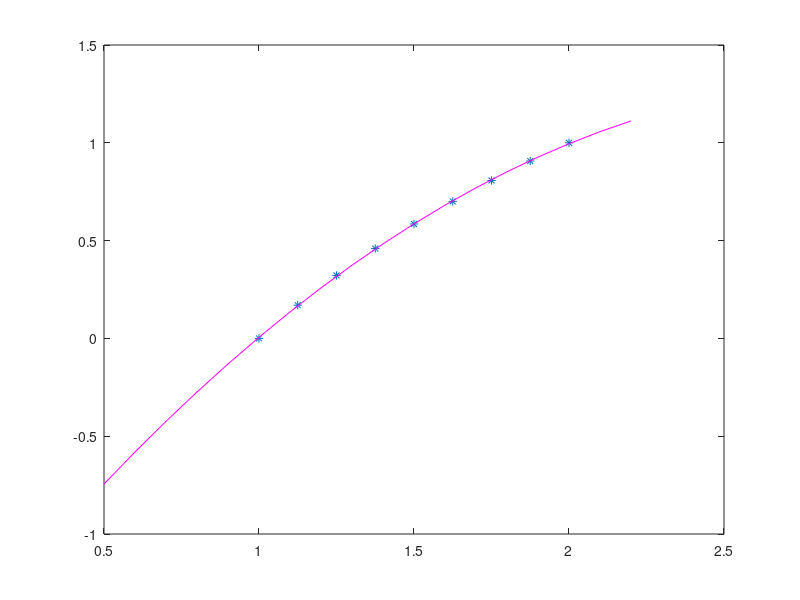

Write MATLAB code to recreate this figure.
%%PARABOLA = ax^2 + bx + cx=[1 1.125 1.250 1.375 1.5 1.625 1.750 1.875 2.0];y=[0 0.169925 0.321928 0.459432 0.584962 0.700440 0.807355 0.906891 1];A=vander(x,3);b=y';sol=A\br=norm(b-A*sol)Z=0.5:0.1:2.2;parabola=sol(1)*Z.^2 + sol(2)*Z + sol(3);plot(x,y,'*',Z,parabola,'m')%%sol =%%     -0.34033703896104 %%     2.01071245021645 %%     -1.6647548961039 disp('la solucion es sol(1)*x^2+sol(2)*x+sol(3)')